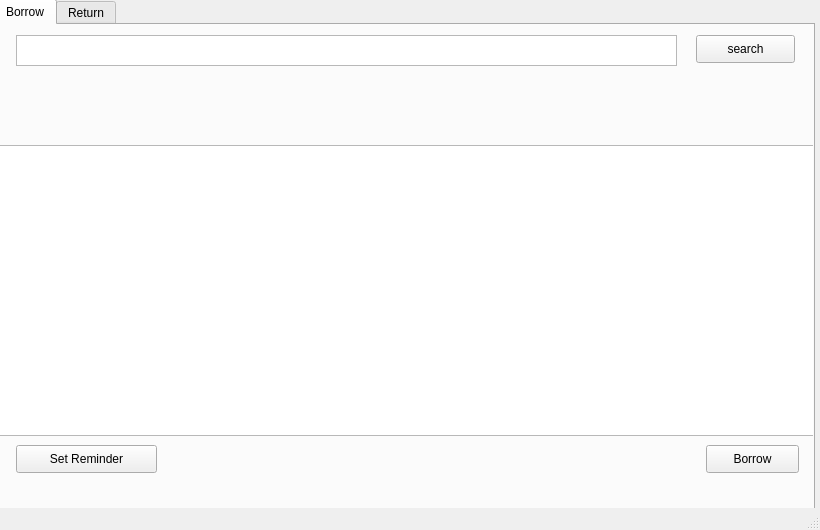
<?xml version="1.0" encoding="UTF-8"?>
<ui version="4.0">
 <class>MainWindow</class>
 <widget class="QMainWindow" name="MainWindow">
  <property name="geometry">
   <rect>
    <x>0</x>
    <y>0</y>
    <width>820</width>
    <height>530</height>
   </rect>
  </property>
  <property name="windowTitle">
   <string>MainWindow</string>
  </property>
  <widget class="QWidget" name="centralwidget">
   <widget class="QTabWidget" name="tabWidget">
    <property name="geometry">
     <rect>
      <x>-6</x>
      <y>-1</y>
      <width>821</width>
      <height>511</height>
     </rect>
    </property>
    <property name="currentIndex">
     <number>0</number>
    </property>
    <widget class="QWidget" name="tab1">
     <attribute name="title">
      <string>Borrow</string>
     </attribute>
     <widget class="QPushButton" name="btnSearch">
      <property name="geometry">
       <rect>
        <x>700</x>
        <y>10</y>
        <width>99</width>
        <height>28</height>
       </rect>
      </property>
      <property name="text">
       <string>search</string>
      </property>
     </widget>
     <widget class="QTableWidget" name="bookTable">
      <property name="geometry">
       <rect>
        <x>0</x>
        <y>120</y>
        <width>821</width>
        <height>291</height>
       </rect>
      </property>
      <property name="selectionMode">
       <enum>QAbstractItemView::SingleSelection</enum>
      </property>
      <property name="selectionBehavior">
       <enum>QAbstractItemView::SelectRows</enum>
      </property>
     </widget>
     <widget class="QTextEdit" name="searchText">
      <property name="geometry">
       <rect>
        <x>20</x>
        <y>10</y>
        <width>661</width>
        <height>31</height>
       </rect>
      </property>
     </widget>
     <widget class="QPushButton" name="btnBorrow">
      <property name="geometry">
       <rect>
        <x>710</x>
        <y>420</y>
        <width>93</width>
        <height>28</height>
       </rect>
      </property>
      <property name="text">
       <string>Borrow</string>
      </property>
     </widget>
     <widget class="QPushButton" name="btnReminder">
      <property name="geometry">
       <rect>
        <x>20</x>
        <y>420</y>
        <width>141</width>
        <height>28</height>
       </rect>
      </property>
      <property name="text">
       <string>Set Reminder</string>
      </property>
     </widget>
    </widget>
    <widget class="QWidget" name="tab2">
     <attribute name="title">
      <string>Return</string>
     </attribute>
     <widget class="QTableWidget" name="returnTable">
      <property name="geometry">
       <rect>
        <x>0</x>
        <y>0</y>
        <width>811</width>
        <height>241</height>
       </rect>
      </property>
      <property name="selectionMode">
       <enum>QAbstractItemView::SingleSelection</enum>
      </property>
      <property name="selectionBehavior">
       <enum>QAbstractItemView::SelectRows</enum>
      </property>
     </widget>
     <widget class="QPushButton" name="btnReturn">
      <property name="geometry">
       <rect>
        <x>710</x>
        <y>250</y>
        <width>93</width>
        <height>28</height>
       </rect>
      </property>
      <property name="text">
       <string>Return</string>
      </property>
     </widget>
    </widget>
   </widget>
  </widget>
  <widget class="QMenuBar" name="menubar">
   <property name="geometry">
    <rect>
     <x>0</x>
     <y>0</y>
     <width>820</width>
     <height>26</height>
    </rect>
   </property>
  </widget>
  <widget class="QStatusBar" name="statusbar"/>
 </widget>
 <resources/>
 <connections/>
</ui>
